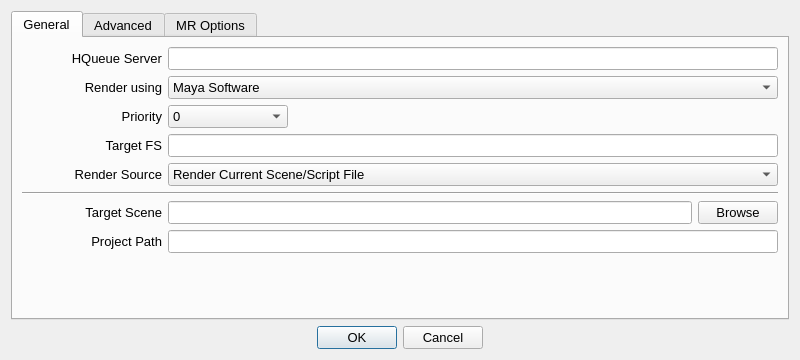
<?xml version="1.0" encoding="UTF-8"?>
<ui version="4.0">
 <class>Dialog</class>
 <widget class="QDialog" name="Dialog">
  <property name="windowModality">
   <enum>Qt::WindowModal</enum>
  </property>
  <property name="geometry">
   <rect>
    <x>0</x>
    <y>0</y>
    <width>800</width>
    <height>360</height>
   </rect>
  </property>
  <property name="sizeIncrement">
   <size>
    <width>0</width>
    <height>0</height>
   </size>
  </property>
  <property name="windowTitle">
   <string>HQrender</string>
  </property>
  <property name="sizeGripEnabled">
   <bool>false</bool>
  </property>
  <property name="modal">
   <bool>true</bool>
  </property>
  <layout class="QVBoxLayout" name="verticalLayout">
   <item>
    <widget class="QTabWidget" name="tabWidget">
     <property name="sizePolicy">
      <sizepolicy hsizetype="Expanding" vsizetype="Expanding">
       <horstretch>0</horstretch>
       <verstretch>0</verstretch>
      </sizepolicy>
     </property>
     <property name="sizeIncrement">
      <size>
       <width>0</width>
       <height>0</height>
      </size>
     </property>
     <property name="font">
      <font>
       <pointsize>10</pointsize>
      </font>
     </property>
     <property name="currentIndex">
      <number>0</number>
     </property>
     <widget class="QWidget" name="tab_general">
      <attribute name="title">
       <string>General</string>
      </attribute>
      <layout class="QGridLayout">
       <item row="0" column="0">
        <layout class="QHBoxLayout" name="horizontalLayout_5">
         <item>
          <widget class="QLabel" name="label">
           <property name="enabled">
            <bool>true</bool>
           </property>
           <property name="sizePolicy">
            <sizepolicy hsizetype="Fixed" vsizetype="Preferred">
             <horstretch>0</horstretch>
             <verstretch>0</verstretch>
            </sizepolicy>
           </property>
           <property name="minimumSize">
            <size>
             <width>140</width>
             <height>0</height>
            </size>
           </property>
           <property name="text">
            <string>HQueue Server</string>
           </property>
           <property name="textFormat">
            <enum>Qt::PlainText</enum>
           </property>
           <property name="scaledContents">
            <bool>false</bool>
           </property>
           <property name="alignment">
            <set>Qt::AlignRight|Qt::AlignTrailing|Qt::AlignVCenter</set>
           </property>
          </widget>
         </item>
         <item>
          <widget class="QLineEdit" name="lineEdit">
           <property name="sizePolicy">
            <sizepolicy hsizetype="MinimumExpanding" vsizetype="Fixed">
             <horstretch>0</horstretch>
             <verstretch>0</verstretch>
            </sizepolicy>
           </property>
          </widget>
         </item>
        </layout>
       </item>
       <item row="1" column="0">
        <layout class="QHBoxLayout" name="horizontalLayout_4">
         <item>
          <widget class="QLabel" name="label_2">
           <property name="sizePolicy">
            <sizepolicy hsizetype="Fixed" vsizetype="Preferred">
             <horstretch>0</horstretch>
             <verstretch>0</verstretch>
            </sizepolicy>
           </property>
           <property name="minimumSize">
            <size>
             <width>140</width>
             <height>0</height>
            </size>
           </property>
           <property name="text">
            <string>Render using</string>
           </property>
           <property name="alignment">
            <set>Qt::AlignRight|Qt::AlignTrailing|Qt::AlignVCenter</set>
           </property>
          </widget>
         </item>
         <item>
          <widget class="QComboBox" name="comboBox_2">
           <item>
            <property name="text">
             <string>Maya Software</string>
            </property>
           </item>
           <item>
            <property name="text">
             <string>Mental Ray</string>
            </property>
           </item>
          </widget>
         </item>
        </layout>
       </item>
       <item row="2" column="0">
        <layout class="QHBoxLayout" name="horizontalLayout_3">
         <item>
          <widget class="QLabel" name="label_3">
           <property name="sizePolicy">
            <sizepolicy hsizetype="Fixed" vsizetype="Preferred">
             <horstretch>0</horstretch>
             <verstretch>0</verstretch>
            </sizepolicy>
           </property>
           <property name="minimumSize">
            <size>
             <width>140</width>
             <height>0</height>
            </size>
           </property>
           <property name="baseSize">
            <size>
             <width>0</width>
             <height>0</height>
            </size>
           </property>
           <property name="text">
            <string>Priority</string>
           </property>
           <property name="alignment">
            <set>Qt::AlignRight|Qt::AlignTrailing|Qt::AlignVCenter</set>
           </property>
          </widget>
         </item>
         <item>
          <widget class="QComboBox" name="comboBox">
           <property name="sizePolicy">
            <sizepolicy hsizetype="Fixed" vsizetype="Fixed">
             <horstretch>0</horstretch>
             <verstretch>0</verstretch>
            </sizepolicy>
           </property>
           <property name="minimumSize">
            <size>
             <width>120</width>
             <height>0</height>
            </size>
           </property>
           <property name="autoFillBackground">
            <bool>false</bool>
           </property>
           <property name="currentIndex">
            <number>0</number>
           </property>
           <property name="sizeAdjustPolicy">
            <enum>QComboBox::AdjustToContentsOnFirstShow</enum>
           </property>
           <item>
            <property name="text">
             <string>0</string>
            </property>
           </item>
           <item>
            <property name="text">
             <string>1</string>
            </property>
           </item>
           <item>
            <property name="text">
             <string>2</string>
            </property>
           </item>
           <item>
            <property name="text">
             <string>3</string>
            </property>
           </item>
           <item>
            <property name="text">
             <string>4</string>
            </property>
           </item>
           <item>
            <property name="text">
             <string>5</string>
            </property>
           </item>
           <item>
            <property name="text">
             <string>6</string>
            </property>
           </item>
           <item>
            <property name="text">
             <string>7</string>
            </property>
           </item>
           <item>
            <property name="text">
             <string>8</string>
            </property>
           </item>
           <item>
            <property name="text">
             <string>9</string>
            </property>
           </item>
           <item>
            <property name="text">
             <string>10</string>
            </property>
           </item>
          </widget>
         </item>
         <item>
          <spacer name="horizontalSpacer">
           <property name="orientation">
            <enum>Qt::Horizontal</enum>
           </property>
           <property name="sizeType">
            <enum>QSizePolicy::Expanding</enum>
           </property>
           <property name="sizeHint" stdset="0">
            <size>
             <width>40</width>
             <height>20</height>
            </size>
           </property>
          </spacer>
         </item>
        </layout>
       </item>
       <item row="3" column="0">
        <layout class="QHBoxLayout" name="horizontalLayout_2">
         <item>
          <widget class="QLabel" name="label_4">
           <property name="sizePolicy">
            <sizepolicy hsizetype="Fixed" vsizetype="Preferred">
             <horstretch>0</horstretch>
             <verstretch>0</verstretch>
            </sizepolicy>
           </property>
           <property name="minimumSize">
            <size>
             <width>140</width>
             <height>0</height>
            </size>
           </property>
           <property name="text">
            <string>Target FS</string>
           </property>
           <property name="alignment">
            <set>Qt::AlignRight|Qt::AlignTrailing|Qt::AlignVCenter</set>
           </property>
          </widget>
         </item>
         <item>
          <widget class="QLineEdit" name="lineEdit_2"/>
         </item>
        </layout>
       </item>
       <item row="4" column="0">
        <layout class="QHBoxLayout" name="horizontalLayout">
         <item>
          <widget class="QLabel" name="label_5">
           <property name="sizePolicy">
            <sizepolicy hsizetype="Fixed" vsizetype="Preferred">
             <horstretch>0</horstretch>
             <verstretch>0</verstretch>
            </sizepolicy>
           </property>
           <property name="minimumSize">
            <size>
             <width>140</width>
             <height>0</height>
            </size>
           </property>
           <property name="text">
            <string>Render Source</string>
           </property>
           <property name="alignment">
            <set>Qt::AlignRight|Qt::AlignTrailing|Qt::AlignVCenter</set>
           </property>
          </widget>
         </item>
         <item>
          <widget class="QComboBox" name="comboBox_3">
           <item>
            <property name="text">
             <string>Render Current Scene/Script File</string>
            </property>
           </item>
           <item>
            <property name="text">
             <string>Render Target Scene/Script File</string>
            </property>
           </item>
           <item>
            <property name="text">
             <string>Copy Files to Shared Folder and Render</string>
            </property>
           </item>
          </widget>
         </item>
        </layout>
       </item>
       <item row="5" column="0">
        <widget class="Line" name="line">
         <property name="frameShadow">
          <enum>QFrame::Sunken</enum>
         </property>
         <property name="lineWidth">
          <number>1</number>
         </property>
         <property name="midLineWidth">
          <number>0</number>
         </property>
         <property name="orientation">
          <enum>Qt::Horizontal</enum>
         </property>
        </widget>
       </item>
       <item row="6" column="0">
        <layout class="QHBoxLayout" name="horizontalLayout_6">
         <item>
          <widget class="QLabel" name="label_6">
           <property name="minimumSize">
            <size>
             <width>140</width>
             <height>0</height>
            </size>
           </property>
           <property name="text">
            <string>Target Scene</string>
           </property>
           <property name="alignment">
            <set>Qt::AlignRight|Qt::AlignTrailing|Qt::AlignVCenter</set>
           </property>
          </widget>
         </item>
         <item>
          <widget class="QLineEdit" name="lineEdit_4"/>
         </item>
         <item>
          <widget class="QPushButton" name="pushButton">
           <property name="text">
            <string>Browse</string>
           </property>
          </widget>
         </item>
        </layout>
       </item>
       <item row="7" column="0">
        <layout class="QHBoxLayout" name="horizontalLayout_7">
         <item>
          <widget class="QLabel" name="label_7">
           <property name="minimumSize">
            <size>
             <width>140</width>
             <height>0</height>
            </size>
           </property>
           <property name="text">
            <string>Project Path</string>
           </property>
           <property name="alignment">
            <set>Qt::AlignRight|Qt::AlignTrailing|Qt::AlignVCenter</set>
           </property>
          </widget>
         </item>
         <item>
          <widget class="QLineEdit" name="lineEdit_3"/>
         </item>
        </layout>
       </item>
       <item row="8" column="0">
        <spacer name="verticalSpacer_2">
         <property name="orientation">
          <enum>Qt::Vertical</enum>
         </property>
         <property name="sizeHint" stdset="0">
          <size>
           <width>20</width>
           <height>40</height>
          </size>
         </property>
        </spacer>
       </item>
      </layout>
     </widget>
     <widget class="QWidget" name="tab_adv">
      <attribute name="title">
       <string>Advanced</string>
      </attribute>
      <layout class="QGridLayout" name="gridLayout">
       <item row="0" column="0">
        <layout class="QHBoxLayout" name="horizontalLayout_8">
         <item>
          <widget class="QLabel" name="label_8">
           <property name="sizePolicy">
            <sizepolicy hsizetype="Fixed" vsizetype="Preferred">
             <horstretch>0</horstretch>
             <verstretch>0</verstretch>
            </sizepolicy>
           </property>
           <property name="minimumSize">
            <size>
             <width>140</width>
             <height>0</height>
            </size>
           </property>
           <property name="font">
            <font>
             <pointsize>10</pointsize>
            </font>
           </property>
           <property name="text">
            <string>Assign To</string>
           </property>
           <property name="alignment">
            <set>Qt::AlignRight|Qt::AlignTrailing|Qt::AlignVCenter</set>
           </property>
          </widget>
         </item>
         <item>
          <widget class="QComboBox" name="comboBox_4">
           <property name="sizePolicy">
            <sizepolicy hsizetype="Fixed" vsizetype="Fixed">
             <horstretch>0</horstretch>
             <verstretch>0</verstretch>
            </sizepolicy>
           </property>
           <property name="minimumSize">
            <size>
             <width>300</width>
             <height>0</height>
            </size>
           </property>
           <property name="font">
            <font>
             <pointsize>10</pointsize>
            </font>
           </property>
           <item>
            <property name="text">
             <string>Any Client</string>
            </property>
           </item>
           <item>
            <property name="text">
             <string>Listed Clients</string>
            </property>
           </item>
           <item>
            <property name="text">
             <string>Clients from Listed Groups</string>
            </property>
           </item>
          </widget>
         </item>
         <item>
          <spacer name="horizontalSpacer_2">
           <property name="orientation">
            <enum>Qt::Horizontal</enum>
           </property>
           <property name="sizeHint" stdset="0">
            <size>
             <width>40</width>
             <height>20</height>
            </size>
           </property>
          </spacer>
         </item>
        </layout>
       </item>
       <item row="1" column="0">
        <layout class="QHBoxLayout" name="horizontalLayout_9">
         <item>
          <widget class="QLabel" name="label_9">
           <property name="sizePolicy">
            <sizepolicy hsizetype="Fixed" vsizetype="Preferred">
             <horstretch>0</horstretch>
             <verstretch>0</verstretch>
            </sizepolicy>
           </property>
           <property name="minimumSize">
            <size>
             <width>140</width>
             <height>0</height>
            </size>
           </property>
           <property name="font">
            <font>
             <pointsize>10</pointsize>
            </font>
           </property>
           <property name="text">
            <string>Clients</string>
           </property>
           <property name="alignment">
            <set>Qt::AlignRight|Qt::AlignTrailing|Qt::AlignVCenter</set>
           </property>
          </widget>
         </item>
         <item>
          <widget class="QLineEdit" name="lineEdit_5">
           <property name="enabled">
            <bool>true</bool>
           </property>
          </widget>
         </item>
         <item>
          <widget class="QPushButton" name="pushButton_2">
           <property name="sizePolicy">
            <sizepolicy hsizetype="Fixed" vsizetype="Fixed">
             <horstretch>0</horstretch>
             <verstretch>0</verstretch>
            </sizepolicy>
           </property>
           <property name="minimumSize">
            <size>
             <width>120</width>
             <height>0</height>
            </size>
           </property>
           <property name="font">
            <font>
             <pointsize>10</pointsize>
            </font>
           </property>
           <property name="text">
            <string>Select Clients</string>
           </property>
          </widget>
         </item>
        </layout>
       </item>
       <item row="2" column="0">
        <layout class="QHBoxLayout" name="horizontalLayout_10">
         <item>
          <widget class="QLabel" name="label_10">
           <property name="sizePolicy">
            <sizepolicy hsizetype="Fixed" vsizetype="Preferred">
             <horstretch>0</horstretch>
             <verstretch>0</verstretch>
            </sizepolicy>
           </property>
           <property name="minimumSize">
            <size>
             <width>140</width>
             <height>0</height>
            </size>
           </property>
           <property name="font">
            <font>
             <pointsize>10</pointsize>
            </font>
           </property>
           <property name="text">
            <string>Client Groups</string>
           </property>
           <property name="alignment">
            <set>Qt::AlignRight|Qt::AlignTrailing|Qt::AlignVCenter</set>
           </property>
          </widget>
         </item>
         <item>
          <widget class="QLineEdit" name="lineEdit_6"/>
         </item>
         <item>
          <widget class="QPushButton" name="pushButton_3">
           <property name="sizePolicy">
            <sizepolicy hsizetype="Fixed" vsizetype="Fixed">
             <horstretch>0</horstretch>
             <verstretch>0</verstretch>
            </sizepolicy>
           </property>
           <property name="minimumSize">
            <size>
             <width>120</width>
             <height>0</height>
            </size>
           </property>
           <property name="font">
            <font>
             <pointsize>10</pointsize>
            </font>
           </property>
           <property name="text">
            <string>Select Groups</string>
           </property>
          </widget>
         </item>
        </layout>
       </item>
       <item row="3" column="0">
        <widget class="Line" name="line_2">
         <property name="orientation">
          <enum>Qt::Horizontal</enum>
         </property>
        </widget>
       </item>
       <item row="4" column="0">
        <spacer name="verticalSpacer">
         <property name="orientation">
          <enum>Qt::Vertical</enum>
         </property>
         <property name="sizeHint" stdset="0">
          <size>
           <width>20</width>
           <height>40</height>
          </size>
         </property>
        </spacer>
       </item>
      </layout>
     </widget>
     <widget class="QWidget" name="tab_mr">
      <attribute name="title">
       <string>MR Options</string>
      </attribute>
      <layout class="QGridLayout" name="gridLayout_2">
       <item row="0" column="0">
        <layout class="QHBoxLayout" name="horizontalLayout_11">
         <item>
          <widget class="QLabel" name="label_11">
           <property name="font">
            <font>
             <pointsize>8</pointsize>
             <stylestrategy>PreferDefault</stylestrategy>
            </font>
           </property>
           <property name="text">
            <string>*These options only apply for mentalray rendering mode</string>
           </property>
           <property name="alignment">
            <set>Qt::AlignHCenter|Qt::AlignTop</set>
           </property>
          </widget>
         </item>
        </layout>
       </item>
       <item row="2" column="0">
        <layout class="QHBoxLayout" name="horizontalLayout_12">
         <item>
          <widget class="QLabel" name="label_12">
           <property name="minimumSize">
            <size>
             <width>140</width>
             <height>0</height>
            </size>
           </property>
           <property name="sizeIncrement">
            <size>
             <width>0</width>
             <height>0</height>
            </size>
           </property>
           <property name="font">
            <font>
             <pointsize>10</pointsize>
            </font>
           </property>
           <property name="text">
            <string>Assign MR Job To</string>
           </property>
           <property name="alignment">
            <set>Qt::AlignRight|Qt::AlignTrailing|Qt::AlignVCenter</set>
           </property>
          </widget>
         </item>
         <item>
          <widget class="QComboBox" name="comboBox_5">
           <property name="sizePolicy">
            <sizepolicy hsizetype="Fixed" vsizetype="Fixed">
             <horstretch>0</horstretch>
             <verstretch>0</verstretch>
            </sizepolicy>
           </property>
           <property name="minimumSize">
            <size>
             <width>200</width>
             <height>0</height>
            </size>
           </property>
           <item>
            <property name="text">
             <string>Same Clients Assigned to Render Jobs</string>
            </property>
           </item>
           <item>
            <property name="text">
             <string>Listed Clients</string>
            </property>
           </item>
           <item>
            <property name="text">
             <string>Clients from Listed Groups</string>
            </property>
           </item>
          </widget>
         </item>
         <item>
          <spacer name="horizontalSpacer_3">
           <property name="orientation">
            <enum>Qt::Horizontal</enum>
           </property>
           <property name="sizeHint" stdset="0">
            <size>
             <width>40</width>
             <height>20</height>
            </size>
           </property>
          </spacer>
         </item>
        </layout>
       </item>
       <item row="1" column="0">
        <widget class="Line" name="line_3">
         <property name="orientation">
          <enum>Qt::Horizontal</enum>
         </property>
        </widget>
       </item>
       <item row="3" column="0">
        <layout class="QHBoxLayout" name="horizontalLayout_13">
         <item>
          <widget class="QLabel" name="label_13">
           <property name="sizePolicy">
            <sizepolicy hsizetype="Fixed" vsizetype="Preferred">
             <horstretch>0</horstretch>
             <verstretch>0</verstretch>
            </sizepolicy>
           </property>
           <property name="minimumSize">
            <size>
             <width>140</width>
             <height>0</height>
            </size>
           </property>
           <property name="sizeIncrement">
            <size>
             <width>0</width>
             <height>0</height>
            </size>
           </property>
           <property name="font">
            <font>
             <pointsize>10</pointsize>
            </font>
           </property>
           <property name="text">
            <string>Clients</string>
           </property>
           <property name="alignment">
            <set>Qt::AlignRight|Qt::AlignTrailing|Qt::AlignVCenter</set>
           </property>
          </widget>
         </item>
         <item>
          <widget class="QLineEdit" name="lineEdit_7"/>
         </item>
         <item>
          <widget class="QPushButton" name="pushButton_4">
           <property name="sizePolicy">
            <sizepolicy hsizetype="Fixed" vsizetype="Fixed">
             <horstretch>0</horstretch>
             <verstretch>0</verstretch>
            </sizepolicy>
           </property>
           <property name="minimumSize">
            <size>
             <width>120</width>
             <height>0</height>
            </size>
           </property>
           <property name="text">
            <string>Select Clients</string>
           </property>
          </widget>
         </item>
        </layout>
       </item>
       <item row="4" column="0">
        <layout class="QHBoxLayout" name="horizontalLayout_14">
         <item>
          <widget class="QLabel" name="label_14">
           <property name="minimumSize">
            <size>
             <width>140</width>
             <height>0</height>
            </size>
           </property>
           <property name="sizeIncrement">
            <size>
             <width>140</width>
             <height>0</height>
            </size>
           </property>
           <property name="font">
            <font>
             <pointsize>10</pointsize>
            </font>
           </property>
           <property name="text">
            <string>Client Groups</string>
           </property>
           <property name="alignment">
            <set>Qt::AlignRight|Qt::AlignTrailing|Qt::AlignVCenter</set>
           </property>
          </widget>
         </item>
         <item>
          <widget class="QLineEdit" name="lineEdit_8"/>
         </item>
         <item>
          <widget class="QPushButton" name="pushButton_5">
           <property name="sizePolicy">
            <sizepolicy hsizetype="Fixed" vsizetype="Fixed">
             <horstretch>0</horstretch>
             <verstretch>0</verstretch>
            </sizepolicy>
           </property>
           <property name="minimumSize">
            <size>
             <width>120</width>
             <height>0</height>
            </size>
           </property>
           <property name="text">
            <string>Select Groups</string>
           </property>
          </widget>
         </item>
        </layout>
       </item>
       <item row="5" column="0">
        <widget class="Line" name="line_4">
         <property name="orientation">
          <enum>Qt::Horizontal</enum>
         </property>
        </widget>
       </item>
       <item row="6" column="0">
        <layout class="QHBoxLayout" name="horizontalLayout_15">
         <item>
          <widget class="QLabel" name="label_15">
           <property name="sizePolicy">
            <sizepolicy hsizetype="Fixed" vsizetype="Preferred">
             <horstretch>0</horstretch>
             <verstretch>0</verstretch>
            </sizepolicy>
           </property>
           <property name="minimumSize">
            <size>
             <width>140</width>
             <height>0</height>
            </size>
           </property>
           <property name="font">
            <font>
             <pointsize>10</pointsize>
            </font>
           </property>
           <property name="text">
            <string>Min. Clients / Frame</string>
           </property>
           <property name="alignment">
            <set>Qt::AlignRight|Qt::AlignTrailing|Qt::AlignVCenter</set>
           </property>
          </widget>
         </item>
         <item>
          <widget class="QSpinBox" name="spinBox">
           <property name="sizePolicy">
            <sizepolicy hsizetype="Fixed" vsizetype="Fixed">
             <horstretch>0</horstretch>
             <verstretch>0</verstretch>
            </sizepolicy>
           </property>
           <property name="minimumSize">
            <size>
             <width>80</width>
             <height>0</height>
            </size>
           </property>
           <property name="font">
            <font>
             <pointsize>10</pointsize>
            </font>
           </property>
          </widget>
         </item>
         <item>
          <widget class="QSlider" name="horizontalSlider">
           <property name="orientation">
            <enum>Qt::Horizontal</enum>
           </property>
          </widget>
         </item>
        </layout>
       </item>
       <item row="7" column="0">
        <layout class="QHBoxLayout" name="horizontalLayout_16">
         <item>
          <widget class="QLabel" name="label_16">
           <property name="sizePolicy">
            <sizepolicy hsizetype="Fixed" vsizetype="Preferred">
             <horstretch>0</horstretch>
             <verstretch>0</verstretch>
            </sizepolicy>
           </property>
           <property name="minimumSize">
            <size>
             <width>140</width>
             <height>0</height>
            </size>
           </property>
           <property name="font">
            <font>
             <pointsize>10</pointsize>
            </font>
           </property>
           <property name="text">
            <string>Max. Clients / Frame</string>
           </property>
           <property name="alignment">
            <set>Qt::AlignRight|Qt::AlignTrailing|Qt::AlignVCenter</set>
           </property>
          </widget>
         </item>
         <item>
          <widget class="QSpinBox" name="spinBox_2">
           <property name="sizePolicy">
            <sizepolicy hsizetype="Fixed" vsizetype="Fixed">
             <horstretch>0</horstretch>
             <verstretch>0</verstretch>
            </sizepolicy>
           </property>
           <property name="minimumSize">
            <size>
             <width>80</width>
             <height>0</height>
            </size>
           </property>
           <property name="font">
            <font>
             <pointsize>10</pointsize>
            </font>
           </property>
          </widget>
         </item>
         <item>
          <widget class="QSlider" name="horizontalSlider_2">
           <property name="orientation">
            <enum>Qt::Horizontal</enum>
           </property>
          </widget>
         </item>
        </layout>
       </item>
       <item row="8" column="0">
        <spacer name="verticalSpacer_3">
         <property name="orientation">
          <enum>Qt::Vertical</enum>
         </property>
         <property name="sizeHint" stdset="0">
          <size>
           <width>20</width>
           <height>40</height>
          </size>
         </property>
        </spacer>
       </item>
      </layout>
     </widget>
    </widget>
   </item>
   <item>
    <widget class="QDialogButtonBox" name="buttonBox">
     <property name="font">
      <font>
       <pointsize>10</pointsize>
      </font>
     </property>
     <property name="layoutDirection">
      <enum>Qt::LeftToRight</enum>
     </property>
     <property name="orientation">
      <enum>Qt::Horizontal</enum>
     </property>
     <property name="standardButtons">
      <set>QDialogButtonBox::Cancel|QDialogButtonBox::Ok</set>
     </property>
     <property name="centerButtons">
      <bool>true</bool>
     </property>
    </widget>
   </item>
  </layout>
 </widget>
 <resources/>
 <connections>
  <connection>
   <sender>buttonBox</sender>
   <signal>accepted()</signal>
   <receiver>Dialog</receiver>
   <slot>accept()</slot>
   <hints>
    <hint type="sourcelabel">
     <x>248</x>
     <y>254</y>
    </hint>
    <hint type="destinationlabel">
     <x>157</x>
     <y>274</y>
    </hint>
   </hints>
  </connection>
  <connection>
   <sender>buttonBox</sender>
   <signal>rejected()</signal>
   <receiver>Dialog</receiver>
   <slot>reject()</slot>
   <hints>
    <hint type="sourcelabel">
     <x>316</x>
     <y>260</y>
    </hint>
    <hint type="destinationlabel">
     <x>286</x>
     <y>274</y>
    </hint>
   </hints>
  </connection>
 </connections>
</ui>
